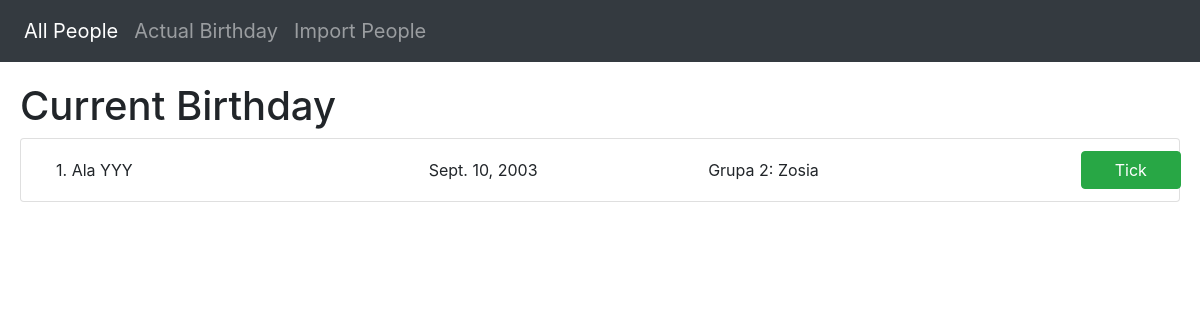
The page /current_birthday/ on the database its author committed.
### birthday/models.py (models this page shows)
class Person(models.Model):
    first_name = models.CharField(max_length=50)
    last_name = models.CharField(max_length=50)
    birthday = models.DateField()
    group = models.ForeignKey(Group, on_delete=models.CASCADE)
    chocolate_received = models.BooleanField(default=False)
    def __str__(self):
        return f'{self.first_name} {self.last_name}'
    class Meta:
        ordering = ('-chocolate_received','birthday__month', 'birthday__day')
        verbose_name_plural = 'People'

class Group(models.Model):
    name = models.CharField(max_length=50)
    animator = models.ForeignKey(Animator, on_delete=models.CASCADE, blank=True, null=True)
    def __str__(self):
        return f'{self.name}: {self.animator}'

class Animator(models.Model):
    name = models.CharField(max_length=50)
    def __str__(self):
        return self.name

### birthday/views.py (the view)
# urls.py: path('current_birthday/', views.CurrentBirthdayListView.as_view(), name="current_birthday"),
class CurrentBirthdayListView(ListView):
    model = Person
    template_name = 'birthday/current_birthday_list.html'

### birthday/templates/birthday/current_birthday_list.html (shortened to what this page needs)
{% extends 'layout.html' %}
{% load birthday_tags %}
{% load static %}
{% block body %}
    <div class="content">
        <h1>Current Birthday</h1>
        {% show_birthdays_people %}
    </div>
{% endblock %}

### birthday/templates/birthday/show_person.html (shortened to what this page needs)
<li class="list-group-item {%if person.chocolate_received %}li-received{% else %}li-not-received{% endif %}" id="person-field{{person.id}}">
    <div class="container" style="margin: 0px">
        <div class="row align-items-center" style="text-align: left;">
            <div class="col-4">{{forloop.counter}}. {{person}}</div>
            <div class="col-3">{{person.birthday }}</div>
            <div class="col-4">{{person.group}}</div>
            <div class="col-1">
                <button person-id="{{person.id}}" type="submit" class="tick_button {% if person.chocolate_received %}btn btn-danger{% else %}btn btn-success{% endif %}" style="width: 100px;">
                    {% if person.chocolate_received %} Untick {% else %} Tick {% endif %}
                </button>
            </div>
        </div>
    </div>
</li>

### static/styles.css (style rules this page uses)
.li-not-received { background-color: white; }
.content { padding: 20px; }

### rows shown on the page
Person: first_name+last_name "Ala YYY", birthday "Sept. 10, 2003", group "Grupa 2: Zosia", chocolate_received "Tick"
